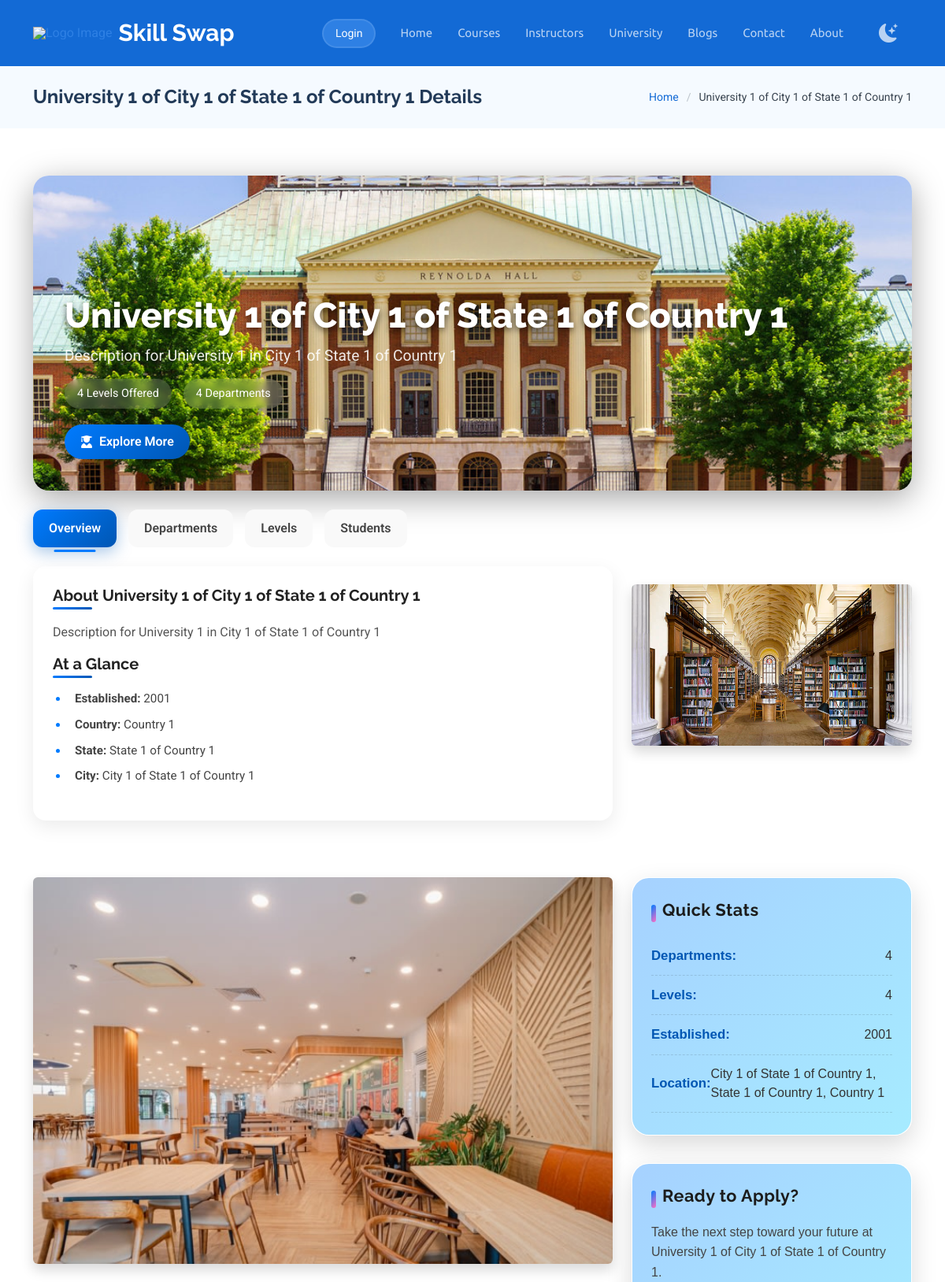
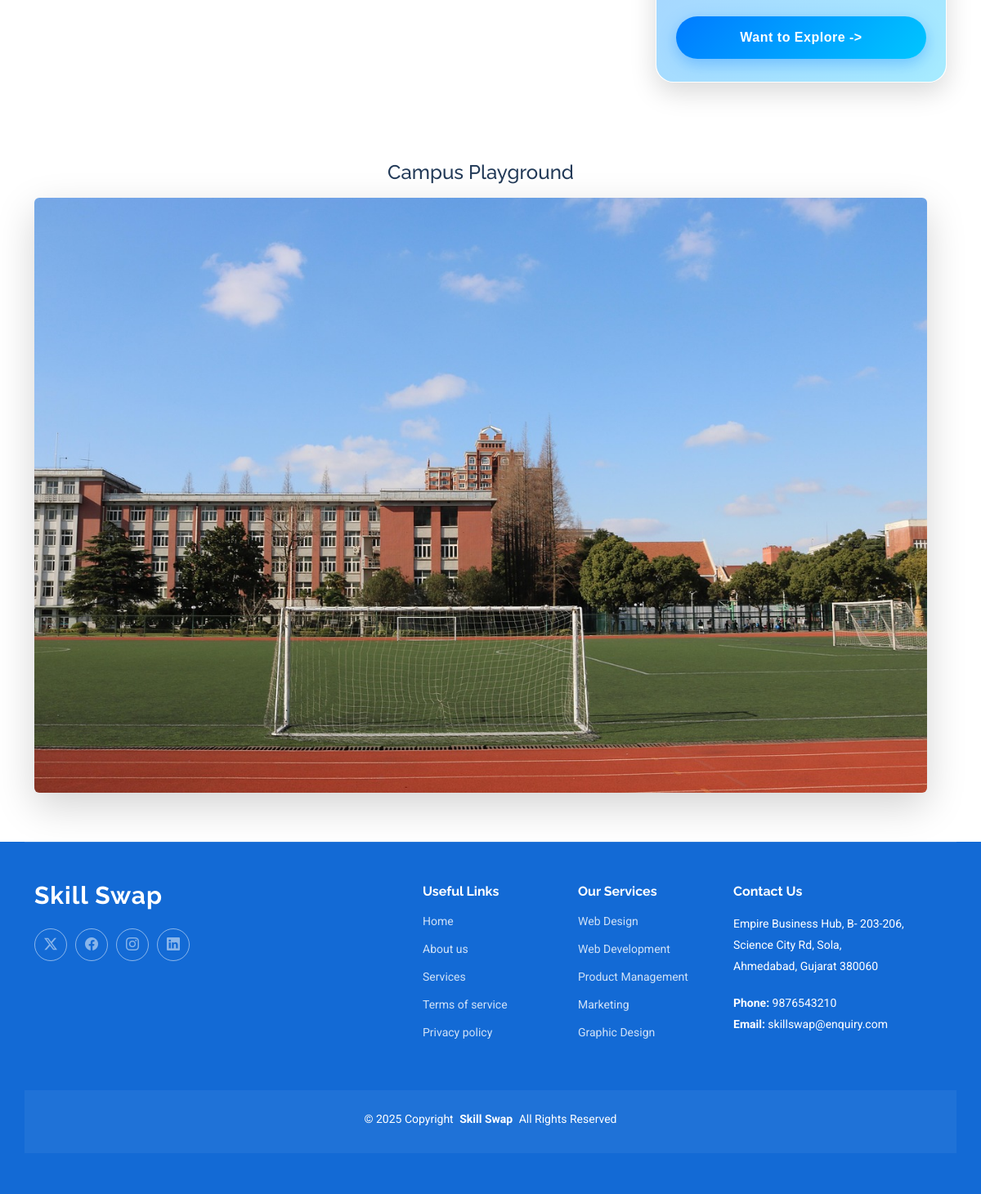
/universities/1/, run on the app's committed database (2 pictures, top to bottom).
### apps/university/models.py (models this page shows, shortened)
class University(models.Model):
    class Meta:
        ordering = ['name']
        verbose_name_plural = 'Universities'
        unique_together = ['name', 'city']
        db_table = 'universities'
    name = models.CharField(unique=True, max_length=100)
    image = models.ImageField(upload_to='universities_icon/')
    description = models.TextField(max_length=999, help_text="Enter description for your university")
    established_year = models.PositiveIntegerField()
    departments = models.ManyToManyField(Department, related_name="universities")
    levels = models.ManyToManyField(Level, related_name="universities")  # ✅ Many-to-Many
    country = models.ForeignKey(Country, on_delete=models.SET_NULL, null=True, related_name='university_country')
    state = models.ForeignKey(State, on_delete=models.SET_NULL, null=True, related_name='university_state')
    city = models.ForeignKey(City, on_delete=models.SET_NULL, null=True, related_name="university_city")
    created_at = models.DateTimeField(auto_now_add=True)
    updated_at = models.DateTimeField(auto_now=True)

class UniversityImages(models.Model):
    class Meta:
        ordering = ['-updated_at']
        verbose_name_plural = 'Universities_Images'
        db_table = 'university_images'
    image = models.ImageField(upload_to=university_upload_to)
    description = models.TextField(max_length=999, help_text="Enter Description for the image")
    university = models.ForeignKey(University, on_delete=models.CASCADE, related_name='images')
    created_at = models.DateTimeField(auto_now_add=True)
    updated_at = models.DateTimeField(auto_now=True)

class Country(models.Model):
    class Meta:
        ordering = ['name']
        db_table = 'countries'
        verbose_name_plural = 'Countries'
    name = models.CharField(max_length=100)
    created_at = models.DateTimeField(auto_now_add=True)
    updated_at = models.DateTimeField(auto_now=True)

class State(models.Model):
    class Meta:
        ordering = ['name']
        unique_together = ['name', 'country']
        db_table = 'states'
    name = models.CharField(max_length=100)
    country = models.ForeignKey(Country, on_delete=models.CASCADE, related_name='states')
    created_at = models.DateTimeField(auto_now_add=True)
    updated_at = models.DateTimeField(auto_now=True)

class City(models.Model):
    class Meta:
        unique_together = ['name', 'state']
        db_table = 'cities'
        verbose_name_plural = 'Cities'
    name = models.CharField(max_length=100)
    state = models.ForeignKey(State, on_delete=models.CASCADE, related_name='cities')
    created_at = models.DateTimeField(auto_now_add=True)
    updated_at = models.DateTimeField(auto_now=True)

### apps/university/views.py (the view, shortened to what this page needs)
# urls.py: path("<int:university_id>/", views.UniversityDetailView, name="university_detail"),
def UniversityDetailView(request, university_id):
    university = get_object_or_404(University, id=university_id)
    department_qs = university.departments.all()
    dept_page_number = request.GET.get("page")
    dept_paginator = Paginator(department_qs, 4)
    dept_page_obj = dept_paginator.get_page(dept_page_number)
    instructors_data = []
    users_with_skills = User.objects.filter(
        university_name=university
    ).distinct().prefetch_related('user_skills__skill__category')
    for user in users_with_skills:
        user_skills = user.user_skills.all()
        skills_list = [us.skill for us in user_skills]
        instructors_data.append({
            "user": user,
            "skills": skills_list,
            "skills_count": len(skills_list),
        })
    instr_page_number = request.GET.get("instr_page")
    instr_paginator = Paginator(instructors_data, 6)  # 6 instructors per page
    instr_page_obj = instr_paginator.get_page(instr_page_number)
    images = university.images.order_by("id")[:4]
    hero_image = images[0] if images.count() > 0 else None
    tab_side_image = images[1] if images.count() > 1 else None
    below_tab_image = images[2] if images.count() > 2 else None
    playground_image = images[3] if images.count() > 3 else None
    context = {
        "university": university,
        "departments": university.departments.all(),
        "levels": university.levels.all(),
        "hero_image": hero_image,
        "tab_side_image": tab_side_image,
        "below_tab_image": below_tab_image,
        "playground_image": playground_image,
        "country": university.country,
        "state": university.state,
        "city": university.city,
        "page_obj": dept_page_obj,
        "instructor_page_obj": instr_page_obj,
    }
    return render(request, "university/university-details.html", context)

### apps/accounts/context_processors.py (called while the page is built)
def custom_user(request):
    user_obj = None
    if request.session.get("user_id"):
        try:
            user_obj = User.objects.get(id=request.session["user_id"])
        except User.DoesNotExist:
            pass
    return {"custom_user": user_obj}

### templates/university/university-details.html (shortened to what this page needs)
{% extends "layout/base.html" %}
{% load static %}
{% block mainsection %}
<div class="page-title light-background">
  <div class="container d-lg-flex justify-content-between align-items-center">
    <h1 class="mb-2 mb-lg-0">{{ university.name }} Details</h1>
    <nav class="breadcrumbs">
      <ol>
        <li><a href="{% url 'core:home' %}">Home</a></li>
        <li class="current">{{ university.name }}</li>
      </ol>
    </nav>
  </div>
</div>
<section id="program-profile" class="program-profile section">
  <div class="container" data-aos="fade-up" data-aos-delay="100">
    <div class="row mb-4">
      <div class="col-lg-12">
        <div class="program-hero-banner" data-aos="zoom-out" data-aos-delay="200">
          <div class="hero-background">
            {% if hero_image %}
              <img src="{{ hero_image.image.url }}" alt="{{ university.name }} - Hero" class="img-fluid w-100">
            {% else %}
              <img src="{% static 'assets/img/education/default_university.jpg' %}" alt="Default" class="img-fluid w-100">
            {% endif %}
          </div>
          <div class="hero-content">
            <div class="program-info">
              <h2>{{ university.name }}</h2>
              <p class="title">{{ university.description|truncatewords:25 }}</p>
              <div class="credentials">
                <span class="credential">{{ levels.count }} Levels Offered</span>
                <span class="credential">{{ departments.count }} Departments</span>
              </div>
              <div class="contact-actions">
                <a href="#overview" class="btn-contact">
                  <i class="fa-solid fa-user-graduate"></i>
                  Explore More
                </a>
              </div>
            </div>
          </div>
        </div>
      </div>
    </div>
    <div class="row gy-5">
      <div class="col-lg-8">
        <div class="content-tabs" data-aos="fade-right" data-aos-delay="300">
          <ul class="nav nav-tabs custom-tabs" role="tablist">
            <li class="nav-item"><button class="nav-link active" data-bs-toggle="tab" data-bs-target="#overview">Overview</button></li>
            <li class="nav-item"><button class="nav-link" data-bs-toggle="tab" data-bs-target="#curriculum">Departments</button></li>
            <li class="nav-item"><button class="nav-link" data-bs-toggle="tab" data-bs-target="#faculty">Levels</button></li>
            <li class="nav-item"><button class="nav-link" data-bs-toggle="tab" data-bs-target="#students">Students</button></li>
          </ul>
          <div class="tab-content custom-tab-content">
            <div class="tab-pane fade show active" id="overview">
              <h4>About {{ university.name }}</h4>
              <p>{{ university.description }}</p>
              <h4>At a Glance</h4>
              <ul>
                <li><strong>Established:</strong> {{ university.established_year }}</li>
                <li><strong>Country:</strong> {{ country.name }}</li>
                <li><strong>State:</strong> {{ state.name }}</li>
                <li><strong>City:</strong> {{ city.name }}</li>
              </ul>
            </div>
          </div>
        </div>
      </div>
      <div class="col-lg-4 d-flex align-items-center" data-aos="fade-left" data-aos-delay="300">
        {% if tab_side_image %}
          <img src="{{ tab_side_image.image.url }}" alt="{{ university.name }} - Side Image" class="img-fluid rounded shadow">
        {% else %}
        <img src="{% static 'assets/img/education/showcase-4.webp' %}" alt="Default" class="img-fluid w-100">
        {% endif %}
      </div>
    </div>
    <div class="row gy-5 mt-4">
      <div class="col-lg-8" data-aos="fade-right" data-aos-delay="300">
        {% if below_tab_image %}
          <img src="{{ below_tab_image.image.url }}" alt="{{ university.name }} - Below Tab Image" class="img-fluid rounded shadow w-100">
        {% else %}
        <img src="{% static 'assets/img/education/default_canteen.jpg' %}" alt="Default" class="img-fluid w-100">
        {% endif %}
      </div>
      <div class="col-lg-4">
        <div class="sidebar-widgets" data-aos="fade-left" data-aos-delay="300">
          <div class="stats-widget">
            <h4>Quick Stats</h4>
            <ul>
              <li><strong>Departments:</strong> {{ departments.count }}</li>
              <li><strong>Levels:</strong> {{ levels.count }}</li>
              <li><strong>Established:</strong> {{ university.established_year }}</li>
              <li><strong>Location:</strong> {{ city.name }}, {{ state.name }}, {{ country.name }}</li>
            </ul>
          </div>
          <div class="contact-widget" id="apply">
            <h4>Ready to Apply?</h4>
            <p>Take the next step toward your future at {{ university.name }}.</p>
            <a href="https://www.uchicago.edu/en" class="btn btn-primary w-100">Want to Explore -> </a>
          </div>
        </div>
      </div>
    <div class="row gy-5 mt-5">
      <div class="col-lg-12 text-center" data-aos="fade-up" data-aos-delay="300">
        <h4 class="mb-3">Campus Playground</h4>
          {% if playground_image %}
        <img src="{{ playground_image.image.url }}" alt="{{ university.name }} - Playground" class="img-fluid rounded shadow-lg w-100">
        {% else %}
        <img src="{% static 'assets/img/education/default_playground.jpg' %}" alt="Default" class="img-fluid w-100">
        {% endif %}
      </div>
    </div>
    </div>
  </div>
</section>
{% endblock %}

### data on the page
University: name "University 1 of City 1 of State 1 of Country 1", description "Description for University 1 in City 1 of State 1 of Country 1", established_year "2001"
UniversityImages: image (picture)
Country: name "Country 1"
State: name "State 1 of Country 1"
City: name "City 1 of State 1 of Country 1"
UniversityImages: image (picture)
UniversityImages: image (picture)
UniversityImages: image (picture)

### other printed values
{{ levels.count }} "4"
{{ departments.count }} "4"
